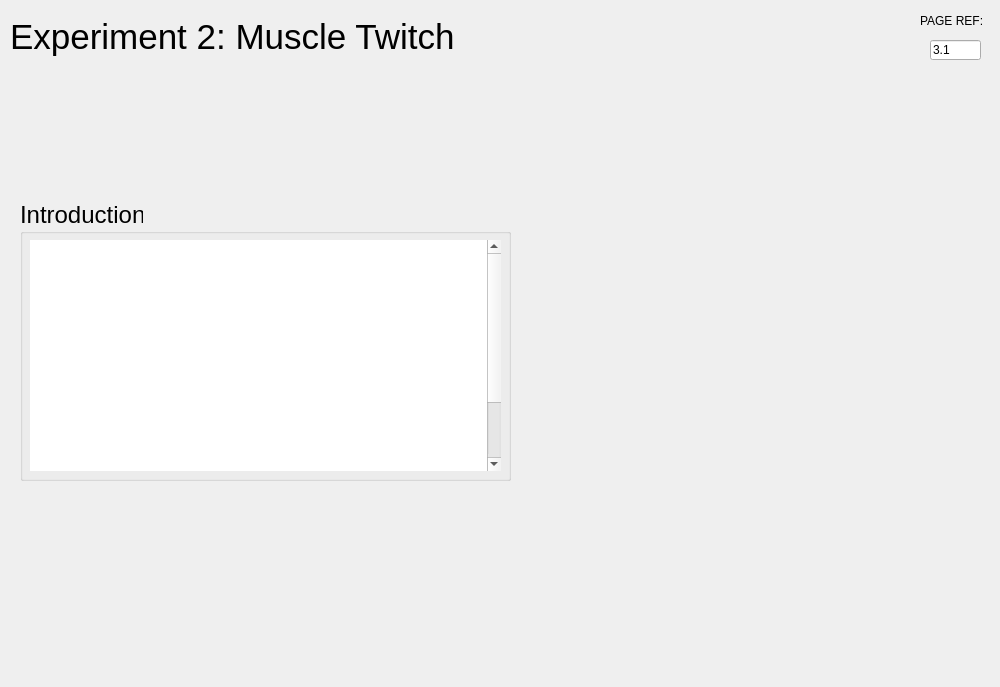
<?xml version="1.0" encoding="UTF-8"?>
<ui version="4.0">
 <class>MainWindow</class>
 <widget class="QMainWindow" name="MainWindow">
  <property name="geometry">
   <rect>
    <x>0</x>
    <y>0</y>
    <width>1000</width>
    <height>687</height>
   </rect>
  </property>
  <property name="windowTitle">
   <string>MainWindow</string>
  </property>
  <widget class="QWidget" name="centralwidget">
   <widget class="QLabel" name="label">
    <property name="geometry">
     <rect>
      <x>560</x>
      <y>170</y>
      <width>401</width>
      <height>381</height>
     </rect>
    </property>
    <property name="text">
     <string/>
    </property>
    <property name="pixmap">
     <pixmap>../img/IM2XP2.1.png</pixmap>
    </property>
    <property name="scaledContents">
     <bool>true</bool>
    </property>
   </widget>
   <widget class="QPushButton" name="pushButtonBack">
    <property name="geometry">
     <rect>
      <x>13</x>
      <y>703</y>
      <width>75</width>
      <height>23</height>
     </rect>
    </property>
    <property name="sizePolicy">
     <sizepolicy hsizetype="Maximum" vsizetype="Fixed">
      <horstretch>0</horstretch>
      <verstretch>0</verstretch>
     </sizepolicy>
    </property>
    <property name="text">
     <string>BACK</string>
    </property>
   </widget>
   <widget class="QPushButton" name="pushButtonNext">
    <property name="geometry">
     <rect>
      <x>94</x>
      <y>703</y>
      <width>75</width>
      <height>23</height>
     </rect>
    </property>
    <property name="sizePolicy">
     <sizepolicy hsizetype="Maximum" vsizetype="Fixed">
      <horstretch>0</horstretch>
      <verstretch>0</verstretch>
     </sizepolicy>
    </property>
    <property name="text">
     <string>NEXT</string>
    </property>
   </widget>
   <widget class="QPushButton" name="pushButtonMenu">
    <property name="enabled">
     <bool>true</bool>
    </property>
    <property name="geometry">
     <rect>
      <x>917</x>
      <y>703</y>
      <width>75</width>
      <height>23</height>
     </rect>
    </property>
    <property name="sizePolicy">
     <sizepolicy hsizetype="Maximum" vsizetype="Fixed">
      <horstretch>0</horstretch>
      <verstretch>0</verstretch>
     </sizepolicy>
    </property>
    <property name="minimumSize">
     <size>
      <width>50</width>
      <height>20</height>
     </size>
    </property>
    <property name="text">
     <string>MENU</string>
    </property>
   </widget>
   <widget class="QProgressBar" name="progressBar">
    <property name="geometry">
     <rect>
      <x>175</x>
      <y>704</y>
      <width>649</width>
      <height>21</height>
     </rect>
    </property>
    <property name="sizePolicy">
     <sizepolicy hsizetype="Minimum" vsizetype="Fixed">
      <horstretch>0</horstretch>
      <verstretch>0</verstretch>
     </sizepolicy>
    </property>
    <property name="value">
     <number>1</number>
    </property>
    <property name="textVisible">
     <bool>false</bool>
    </property>
   </widget>
   <widget class="QLabel" name="labelPage">
    <property name="geometry">
     <rect>
      <x>830</x>
      <y>700</y>
      <width>81</width>
      <height>20</height>
     </rect>
    </property>
    <property name="sizePolicy">
     <sizepolicy hsizetype="Maximum" vsizetype="Preferred">
      <horstretch>0</horstretch>
      <verstretch>0</verstretch>
     </sizepolicy>
    </property>
    <property name="font">
     <font>
      <pointsize>11</pointsize>
      <weight>75</weight>
      <bold>true</bold>
     </font>
    </property>
    <property name="styleSheet">
     <string notr="true">color: rgb(255, 255, 255);</string>
    </property>
    <property name="text">
     <string>PAGE 1 / 5</string>
    </property>
   </widget>
   <widget class="QLineEdit" name="lineEdit">
    <property name="geometry">
     <rect>
      <x>930</x>
      <y>40</y>
      <width>51</width>
      <height>20</height>
     </rect>
    </property>
    <property name="sizePolicy">
     <sizepolicy hsizetype="Ignored" vsizetype="Fixed">
      <horstretch>0</horstretch>
      <verstretch>0</verstretch>
     </sizepolicy>
    </property>
    <property name="text">
     <string>3.1</string>
    </property>
    <property name="readOnly">
     <bool>true</bool>
    </property>
   </widget>
   <widget class="QLabel" name="labelPageRef">
    <property name="geometry">
     <rect>
      <x>920</x>
      <y>10</y>
      <width>71</width>
      <height>21</height>
     </rect>
    </property>
    <property name="sizePolicy">
     <sizepolicy hsizetype="Maximum" vsizetype="Preferred">
      <horstretch>0</horstretch>
      <verstretch>0</verstretch>
     </sizepolicy>
    </property>
    <property name="text">
     <string>PAGE REF:</string>
    </property>
   </widget>
   <widget class="QLabel" name="labelCurrentWindow">
    <property name="geometry">
     <rect>
      <x>10</x>
      <y>0</y>
      <width>571</width>
      <height>74</height>
     </rect>
    </property>
    <property name="font">
     <font>
      <pointsize>26</pointsize>
     </font>
    </property>
    <property name="text">
     <string>Experiment 2: Muscle Twitch</string>
    </property>
   </widget>
   <widget class="QGroupBox" name="groupBox_2">
    <property name="geometry">
     <rect>
      <x>20</x>
      <y>200</y>
      <width>491</width>
      <height>281</height>
     </rect>
    </property>
    <property name="font">
     <font>
      <pointsize>18</pointsize>
     </font>
    </property>
    <property name="title">
     <string>Introduction</string>
    </property>
    <widget class="QTextEdit" name="textEdit">
     <property name="geometry">
      <rect>
       <x>10</x>
       <y>40</y>
       <width>471</width>
       <height>231</height>
      </rect>
     </property>
     <property name="font">
      <font>
       <pointsize>21</pointsize>
      </font>
     </property>
     <property name="frameShape">
      <enum>QFrame::NoFrame</enum>
     </property>
     <property name="html">
      <string>&lt;!DOCTYPE HTML PUBLIC &quot;-//W3C//DTD HTML 4.0//EN&quot; &quot;http://www.w3.org/TR/REC-html40/strict.dtd&quot;&gt;
&lt;html&gt;&lt;head&gt;&lt;meta name=&quot;qrichtext&quot; content=&quot;1&quot; /&gt;&lt;style type=&quot;text/css&quot;&gt;
p, li { white-space: pre-wrap; }
&lt;/style&gt;&lt;/head&gt;&lt;body style=&quot; font-family:'.AppleSystemUIFont'; font-size:21pt; font-weight:400; font-style:normal;&quot;&gt;
&lt;p align=&quot;justify&quot; style=&quot; margin-top:0px; margin-bottom:0px; margin-left:0px; margin-right:0px; -qt-block-indent:0; text-indent:0px;&quot;&gt;&lt;a name=&quot;docs-internal-guid-3ac8854a-7fff-d0f0-934c-beef06b10631&quot;&gt;&lt;/a&gt;&lt;span style=&quot; font-family:'Times New Roman'; font-size:18pt; color:#ffffff; background-color:transparent;&quot;&gt;I&lt;/span&gt;&lt;span style=&quot; font-family:'Times New Roman'; font-size:18pt; color:#ffffff; background-color:transparent;&quot;&gt;n this experiment you will stimulate the muscle with a single supramaximal shock, and observe both the contraction of the muscle, and the action potential in the muscle fibers. The action potential will be recorded with an extracellular electrode just touching the muscle, as shown in the diagram.&lt;/span&gt;&lt;/p&gt;
&lt;p align=&quot;justify&quot; style=&quot;-qt-paragraph-type:empty; margin-top:0px; margin-bottom:0px; margin-left:0px; margin-right:0px; -qt-block-indent:0; text-indent:0px; font-family:'Times New Roman'; font-size:18pt; color:#ffffff;&quot;&gt;&lt;br /&gt;&lt;/p&gt;
&lt;p align=&quot;justify&quot; style=&quot; margin-top:0px; margin-bottom:0px; margin-left:0px; margin-right:0px; -qt-block-indent:0; text-indent:0px;&quot;&gt;&lt;span style=&quot; font-family:'Times New Roman'; font-size:18pt; color:#ffffff; background-color:transparent;&quot;&gt;To begin the experiment &lt;/span&gt;&lt;span style=&quot; font-family:'Times New Roman'; font-size:18pt; color:#ff6400; background-color:transparent;&quot;&gt;go to the next page.&lt;/span&gt;&lt;/p&gt;&lt;/body&gt;&lt;/html&gt;</string>
     </property>
    </widget>
   </widget>
  </widget>
  <widget class="QMenuBar" name="menubar">
   <property name="geometry">
    <rect>
     <x>0</x>
     <y>0</y>
     <width>1000</width>
     <height>22</height>
    </rect>
   </property>
  </widget>
 </widget>
 <resources>
  <include location="../resources.qrc"/>
 </resources>
 <connections/>
</ui>
